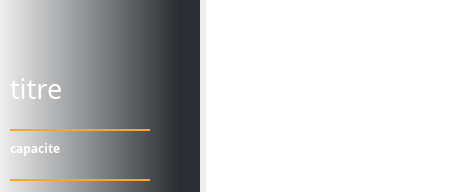
        <widget class="QWidget" name="EventWidget">
         <attribute name="title">
          <string>Evenements</string>
         </attribute>
         <layout class="QHBoxLayout" name="horizontalLayout_3">
          <property name="leftMargin">
           <number>0</number>
          </property>
          <property name="topMargin">
           <number>0</number>
          </property>
          <property name="rightMargin">
           <number>0</number>
          </property>
          <property name="bottomMargin">
           <number>0</number>
          </property>
          <item>
           <widget class="QGroupBox" name="groupBox_5">
            <property name="minimumSize">
             <size>
              <width>200</width>
              <height>0</height>
             </size>
            </property>
            <property name="maximumSize">
             <size>
              <width>200</width>
              <height>16777215</height>
             </size>
            </property>
            <property name="styleSheet">
             <string notr="true">border: 0px;
background-color: qlineargradient(spread:pad, x1:1, y1:0, x2:0, y2:0, stop:0.109453 rgba(42, 46, 50, 255), stop:1 rgba(255, 255, 255, 0))</string>
            </property>
            <property name="title">
             <string/>
            </property>
            <widget class="QLabel" name="EventIdTitle">
             <property name="geometry">
              <rect>
               <x>10</x>
               <y>70</y>
               <width>71</width>
               <height>37</height>
              </rect>
             </property>
             <property name="font">
              <font>
               <family>Yu Gothic UI Semilight</family>
               <pointsize>20</pointsize>
              </font>
             </property>
             <property name="styleSheet">
              <string notr="true">color: rgb(255, 255, 255);
background-color: rgba(255, 255, 255, 0);
border: 0px;</string>
             </property>
             <property name="text">
              <string>titre</string>
             </property>
            </widget>
            <widget class="QLineEdit" name="SearchEventByTitre">
             <property name="geometry">
              <rect>
               <x>10</x>
               <y>110</y>
               <width>140</width>
               <height>21</height>
              </rect>
             </property>
             <property name="font">
              <font>
               <family>Arial Black</family>
               <pointsize>9</pointsize>
               <weight>75</weight>
               <bold>true</bold>
              </font>
             </property>
             <property name="styleSheet">
              <string notr="true">border: 0px solid rgb(249, 167, 43);
border-bottom-width: 2px;
border-radius: px;
background-color: rgba(255, 255, 255, 0);
color: rgb(255, 255, 255);</string>
             </property>
             <property name="text">
              <string/>
             </property>
             <property name="placeholderText">
              <string/>
             </property>
            </widget>
            <widget class="QLabel" name="EventCapaciteTitle_3">
             <property name="geometry">
              <rect>
               <x>10</x>
               <y>140</y>
               <width>61</width>
               <height>17</height>
              </rect>
             </property>
             <property name="font">
              <font>
               <family>Arial Black</family>
               <pointsize>9</pointsize>
               <weight>75</weight>
               <bold>true</bold>
              </font>
             </property>
             <property name="styleSheet">
              <string notr="true">color: rgb(255, 255, 255);
background-color: rgba(255, 255, 255, 0);
border: 0px;</string>
             </property>
             <property name="text">
              <string>capacite</string>
             </property>
            </widget>
            <widget class="QLineEdit" name="SearchEventByCapacite">
             <property name="geometry">
              <rect>
               <x>10</x>
               <y>160</y>
               <width>140</width>
               <height>21</height>
              </rect>
             </property>
             <property name="font">
              <font>
               <family>Arial Black</family>
               <pointsize>9</pointsize>
               <weight>75</weight>
               <bold>true</bold>
              </font>
             </property>
             <property name="styleSheet">
              <string notr="true">border: 0px solid rgb(249, 167, 43);
border-bottom-width: 2px;
border-radius: px;
background-color: rgba(255, 255, 255, 0);
color: rgb(255, 255, 255);</string>
             </property>
             <property name="text">
              <string/>
             </property>
             <property name="placeholderText">
              <string/>
             </property>
            </widget>
            <widget class="QLabel" name="EventDescriptionTitle_3">
             <property name="geometry">
              <rect>
               <x>10</x>
               <y>190</y>
               <width>81</width>
               <height>21</height>
              </rect>
             </property>
             <property name="font">
              <font>
               <family>Arial Black</family>
               <pointsize>9</pointsize>
               <weight>75</weight>
               <bold>true</bold>
              </font>
             </property>
             <property name="styleSheet">
              <string notr="true">color: rgb(255, 255, 255);
background-color: rgba(255, 255, 255, 0);
border: 0px;</string>
             </property>
             <property name="text">
              <string>description</string>
             </property>
            </widget>
            <widget class="QLineEdit" name="SearchEventByDescription">
             <property name="geometry">
              <rect>
               <x>10</x>
               <y>210</y>
               <width>140</width>
               <height>21</height>
              </rect>
             </property>
             <property name="font">
              <font>
               <family>Arial Black</family>
               <pointsize>9</pointsize>
               <weight>75</weight>
               <bold>true</bold>
              </font>
             </property>
             <property name="styleSheet">
              <string notr="true">border: 0px solid rgb(249, 167, 43);
border-bottom-width: 2px;
border-radius: px;
background-color: rgba(255, 255, 255, 0);
color: rgb(255, 255, 255);</string>
             </property>
             <property name="text">
              <string/>
             </property>
             <property name="placeholderText">
              <string/>
             </property>
            </widget>
            <widget class="QLabel" name="EventPrixTitle_3">
             <property name="geometry">
              <rect>
               <x>10</x>
               <y>240</y>
               <width>51</width>
               <height>17</height>
              </rect>
             </property>
             <property name="font">
              <font>
               <family>Arial Black</family>
               <pointsize>9</pointsize>
               <weight>75</weight>
               <bold>true</bold>
              </font>
             </property>
             <property name="styleSheet">
              <string notr="true">color: rgb(255, 255, 255);
background-color: rgba(255, 255, 255, 0);
border: 0px;</string>
             </property>
             <property name="text">
              <string>prix</string>
             </property>
            </widget>
            <widget class="QLineEdit" name="SearchEventByPrix">
             <property name="geometry">
              <rect>
               <x>10</x>
               <y>260</y>
               <width>140</width>
               <height>21</height>
              </rect>
             </property>
             <property name="font">
              <font>
               <family>Arial Black</family>
               <pointsize>9</pointsize>
               <weight>75</weight>
               <bold>true</bold>
              </font>
             </property>
             <property name="styleSheet">
              <string notr="true">border: 0px solid rgb(249, 167, 43);
border-bottom-width: 2px;
border-radius: px;
background-color: rgba(255, 255, 255, 0);
color: rgb(255, 255, 255);</string>
             </property>
             <property name="text">
              <string/>
             </property>
             <property name="placeholderText">
              <string/>
             </property>
            </widget>
            <widget class="QPushButton" name="SearchEventButton">
             <property name="geometry">
              <rect>
               <x>10</x>
               <y>340</y>
               <width>181</width>
               <height>21</height>
              </rect>
             </property>
             <property name="styleSheet">
              <string notr="true">QPushButton
{
	background-color:rgb(50, 53, 57);
	border-style:solid;
	border-radius:7px;
	border-width:1px;
border-color: rgb(50, 53, 57);
	color:#ffffff;
	font-size:16px;
font-family:Calibri;
}

QPushButton:hover
{
	background-color: #00000000;
	border-color: rgb(30, 227, 0);
	/*color:rgb(30, 227, 0);*/
}

QPushButton:focus
{
	background-color:  rgb(30, 227, 0);
	border-color: rgba(30, 227, 0,0);
	color:rgb(255, 255, 255);
}
</string>
             </property>
             <property name="text">
              <string>Recherche</string>
             </property>
            </widget>
            <widget class="QPushButton" name="EventUpdateButton">
             <property name="geometry">
              <rect>
               <x>20</x>
               <y>370</y>
               <width>161</width>
               <height>21</height>
              </rect>
             </property>
             <property name="styleSheet">
              <string notr="true">QPushButton
{
	background-color:rgb(50, 53, 57);
	border-style:solid;
	border-radius:7px;
	border-width:1px;
border-color: rgb(50, 53, 57);
	color:#ffffff;
	font-size:16px;
font-family:Calibri;
}

QPushButton:hover
{
	background-color: #00000000;
	border-color: rgb(30, 227, 0);
	/*color:rgb(30, 227, 0);*/
}

QPushButton:focus
{
	background-color:  rgb(30, 227, 0);
	border-color: rgba(30, 227, 0,0);
	color:rgb(255, 255, 255);
}
</string>
             </property>
             <property name="text">
              <string>Update</string>
             </property>
            </widget>
            <widget class="QPushButton" name="EventDeleteButton">
             <property name="geometry">
              <rect>
               <x>20</x>
               <y>400</y>
               <width>161</width>
               <height>21</height>
              </rect>
             </property>
             <property name="styleSheet">
              <string notr="true">QPushButton
{
	background-color:rgb(50, 53, 57);
	border-style:solid;
	border-radius:7px;
	border-width:1px;
border-color: rgb(50, 53, 57);
	color:#ffffff;
	font-size:16px;
font-family:Calibri;
}

QPushButton:hover
{
	background-color: #00000000;
	border-color:red;
	/*color:rgb(30, 227, 0);*/
}

QPushButton:focus
{
	background-color:  red;
	border-color: red;
	color:rgb(255, 255, 255);
}
</string>
             </property>
             <property name="text">
              <string>Delete</string>
             </property>
            </widget>
           </widget>
          </item>
          <item>
           <widget class="QScrollArea" name="MoviesScrollArea">
            <property name="layoutDirection">
             <enum>Qt::RightToLeft</enum>
            </property>
            <property name="styleSheet">
             <string notr="true">border: 0px;</string>
            </property>
            <property name="widgetResizable">
             <bool>true</bool>
            </property>
            <widget class="QWidget" name="MoviesArea">
             <property name="geometry">
              <rect>
               <x>0</x>
               <y>0</y>
               <width>759</width>
               <height>606</height>
              </rect>
             </property>
             <layout class="QHBoxLayout" name="horizontalLayout_4">
              <property name="spacing">
               <number>10</number>
              </property>
              <property name="leftMargin">
               <number>0</number>
              </property>
              <property name="topMargin">
               <number>0</number>
              </property>
              <property name="rightMargin">
               <number>0</number>
              </property>
              <property name="bottomMargin">
               <number>0</number>
              </property>
              <item>
               <widget class="QTableView" name="EventTableView">
                <property name="styleSheet">
                 <string notr="true">color:rgb(255, 186, 74);</string>
                </property>
                <property name="selectionBehavior">
                 <enum>QAbstractItemView::SelectRows</enum>
                </property>
               </widget>
              </item>
             </layout>
            </widget>
           </widget>
          </item>
         </layout>
        </widget>
